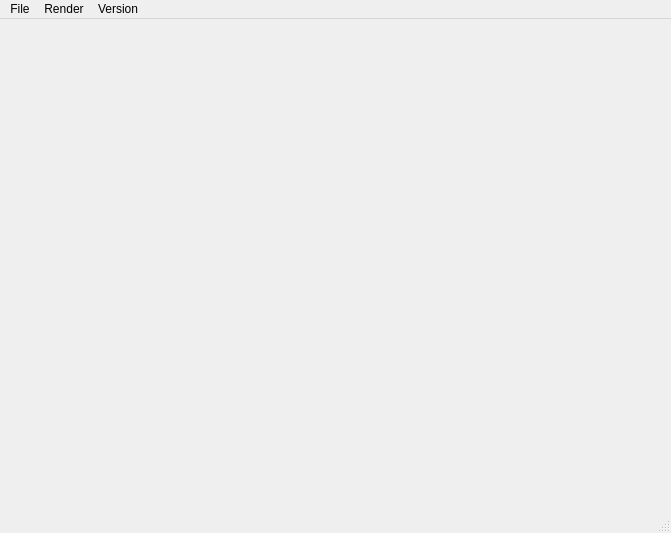
<?xml version="1.0" encoding="UTF-8"?>
<ui version="4.0">
 <class>launchrayrenderClass</class>
 <widget class="QMainWindow" name="launchrayrenderClass">
  <property name="geometry">
   <rect>
    <x>0</x>
    <y>0</y>
    <width>671</width>
    <height>533</height>
   </rect>
  </property>
  <property name="windowTitle">
   <string>launchrayrender</string>
  </property>
  <widget class="QWidget" name="centralWidget"/>
  <widget class="QMenuBar" name="menuBar">
   <property name="geometry">
    <rect>
     <x>0</x>
     <y>0</y>
     <width>671</width>
     <height>22</height>
    </rect>
   </property>
   <widget class="QMenu" name="menuFile">
    <property name="title">
     <string>File</string>
    </property>
    <addaction name="openScene"/>
    <addaction name="saveFrame"/>
   </widget>
   <widget class="QMenu" name="RenderButton">
    <property name="title">
     <string>Render</string>
    </property>
    <widget class="QMenu" name="menurender_mode">
     <property name="title">
      <string>render mode</string>
     </property>
     <addaction name="actionRegion_rendering"/>
     <addaction name="actionBucket_rendering_only"/>
     <addaction name="actionAABB_with_Bucket_rendering"/>
     <addaction name="actionACC_Tree_AABB_with_Bucket_rendering"/>
    </widget>
    <addaction name="menurender_mode"/>
    <addaction name="actionopen_settings_panel"/>
    <addaction name="virRenderTime"/>
   </widget>
   <widget class="QMenu" name="menuVersion">
    <property name="title">
     <string>Version</string>
    </property>
    <addaction name="actionVersion_0_1_Beta"/>
   </widget>
   <addaction name="menuFile"/>
   <addaction name="RenderButton"/>
   <addaction name="menuVersion"/>
  </widget>
  <widget class="QStatusBar" name="statusBar"/>
  <action name="actionVersion_0_1_Beta">
   <property name="text">
    <string>Version 0.1 Beta</string>
   </property>
  </action>
  <action name="openScene">
   <property name="text">
    <string>open scene</string>
   </property>
  </action>
  <action name="saveFrame">
   <property name="text">
    <string>save frame</string>
   </property>
  </action>
  <action name="virRenderTime">
   <property name="text">
    <string>view render time</string>
   </property>
  </action>
  <action name="actionRegion_rendering">
   <property name="text">
    <string>Region rendering</string>
   </property>
  </action>
  <action name="actionBucket_rendering_only">
   <property name="text">
    <string>Bucket rendering only</string>
   </property>
  </action>
  <action name="actionAABB_with_Bucket_rendering">
   <property name="text">
    <string>AABB with Bucket rendering</string>
   </property>
  </action>
  <action name="actionACC_Tree_AABB_with_Bucket_rendering">
   <property name="text">
    <string>ACC Tree AABB with Bucket rendering</string>
   </property>
  </action>
  <action name="actionopen_settings_panel">
   <property name="text">
    <string>open settings panel</string>
   </property>
  </action>
 </widget>
 <layoutdefault spacing="6" margin="11"/>
 <resources>
  <include location="launchrayrender.qrc"/>
 </resources>
 <connections/>
</ui>
